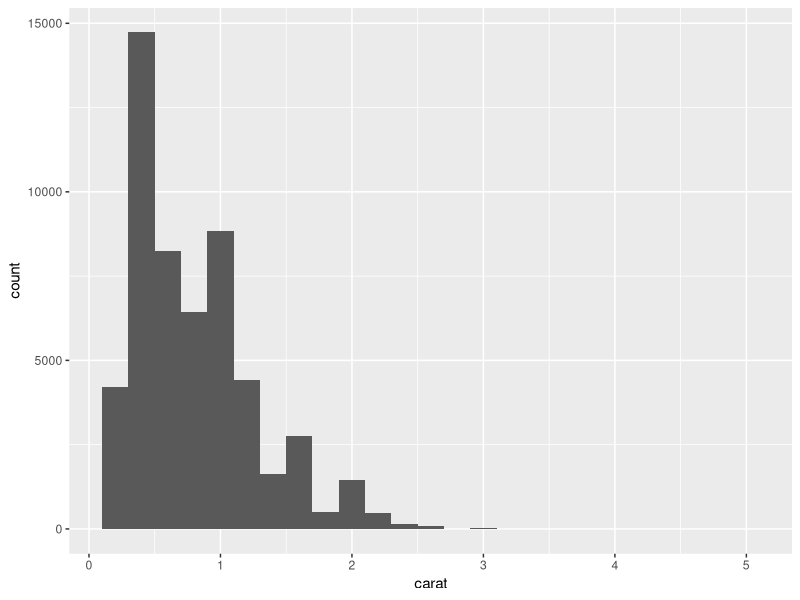
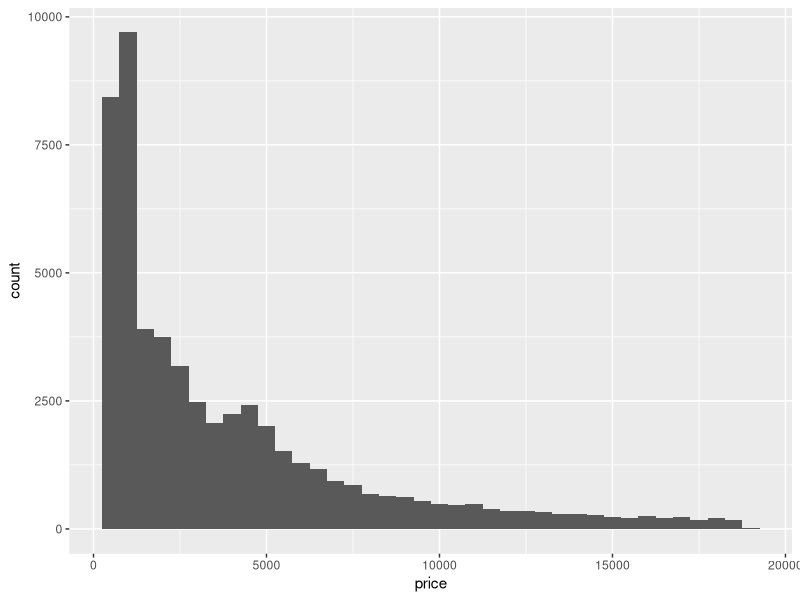
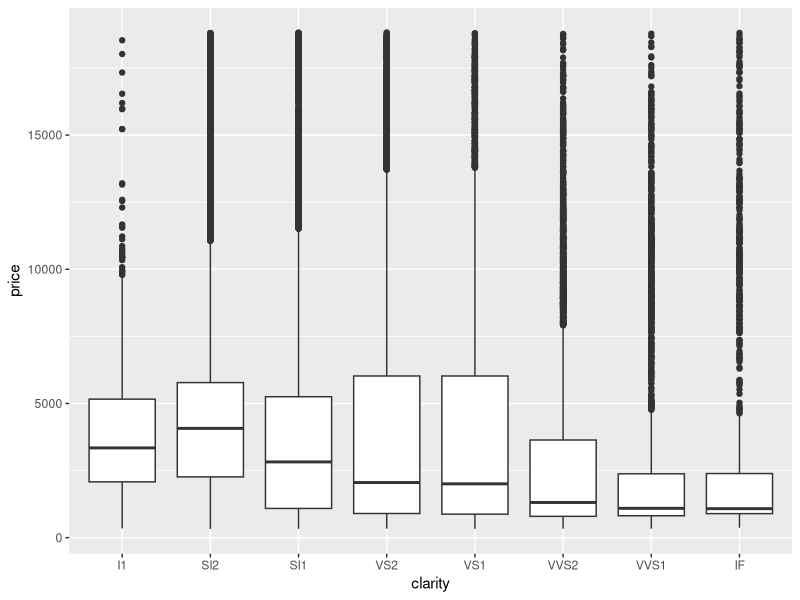
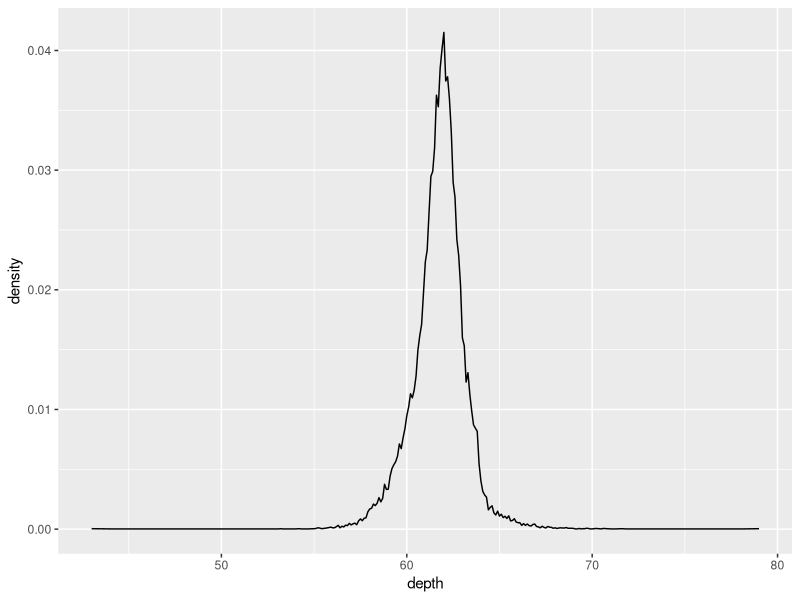

Write the R code that produced these figures, in order.
## ---- chunk 1
knitr::opts_chunk$set(echo = TRUE)
## ---- chunk 2
library(tidyverse)
## ---- chunk 3
diamonds %>% 
  ggplot(aes(carat)) +
  geom_histogram(binwidth = 0.2)
## ---- chunk 4
diamonds %>% 
  ggplot(aes(price)) +
  geom_histogram(binwidth = 500)
## ---- chunk 5
diamonds %>% 
  ggplot(aes(clarity, price)) +
  geom_boxplot()
## ---- chunk 6
diamonds %>% 
  count(depth) %>% 
  mutate(sum = sum(n),
         density = n / sum) %>% 
  ggplot(aes(depth, density)) +
  geom_line()
